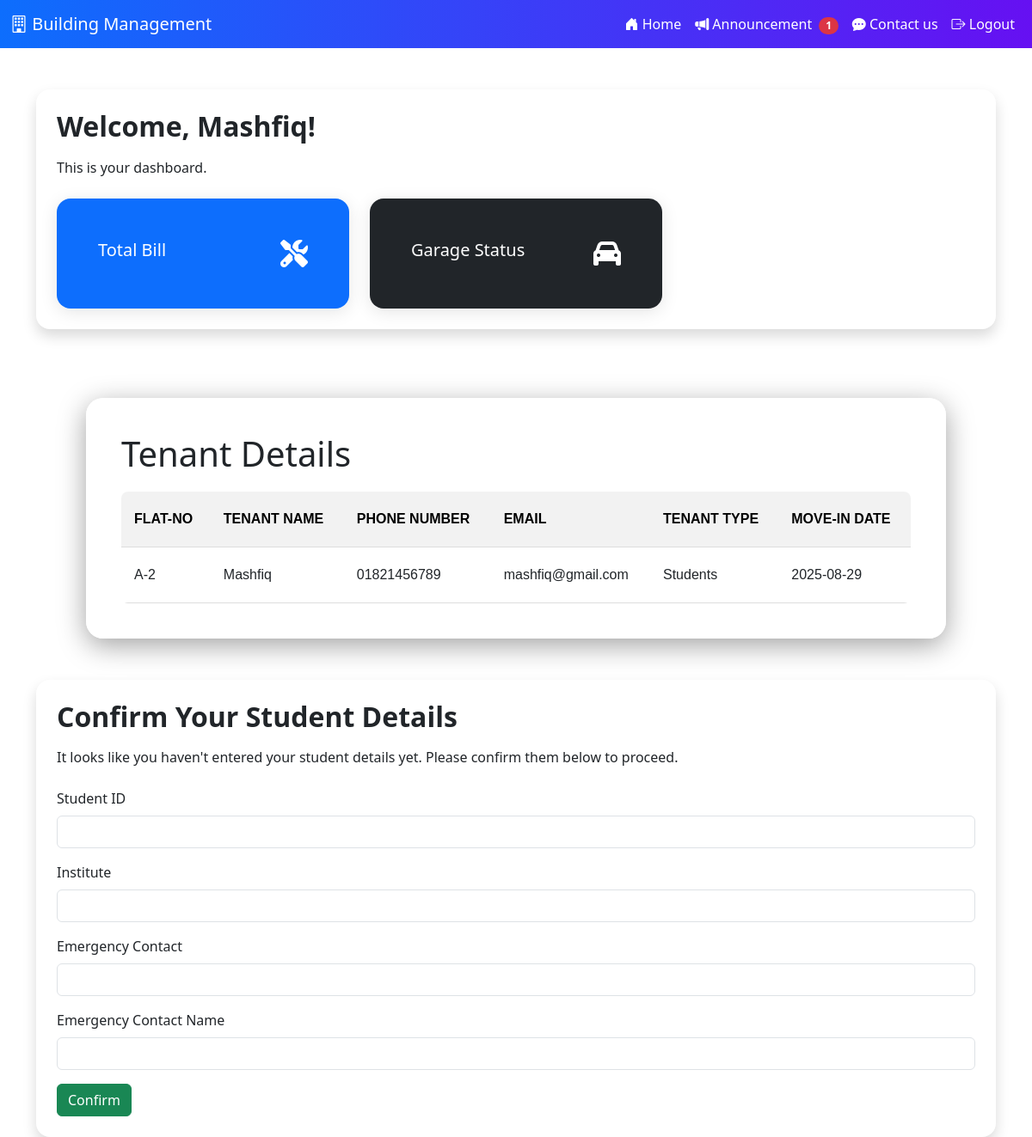
The page /tenant.php (signed in) on the database its author committed.
### tables this page shows
CREATE TABLE `tenants` (
  `flat_no` varchar(10) NOT NULL,
  `tenant_name` varchar(255) DEFAULT NULL,
  `email` varchar(255) DEFAULT NULL,
  `phone_number` varchar(255) NOT NULL,
  `tenant_type` enum('Family','Students') NOT NULL,
  `movein_date` date DEFAULT NULL
);

### tenant.php (the view, shortened to what this page needs)
<?php
require_once("DBconnect.php");
if (isset($_SESSION['phone_number'])) {
    $phone = $_SESSION['phone_number'];
} else {
    header("Location: login.php");
    exit();
}
$tenant_info = null;
$tenant_name = 'Guest';
$stmt = $conn->prepare("SELECT tenant_name, flat_no, tenant_type FROM tenants WHERE `phone_number` = ?");
$stmt->bind_param("s", $phone);
$stmt->execute();
$result = $stmt->get_result();
if ($result->num_rows > 0) {
    $tenant_info = $result->fetch_assoc();
    $tenant_name = $tenant_info['tenant_name'];
}
$family_details_exist = false;
$family_details = null;
$student_details_exist = false;
$student_details = null;
?>
<!DOCTYPE html>
<html>
    <head>
    <link href="https://cdn.jsdelivr.net/npm/bootstrap@5.3.0/dist/css/bootstrap.min.css" rel="stylesheet">
    <link rel="stylesheet" href="https://cdn.jsdelivr.net/npm/bootstrap-icons@1.10.5/font/bootstrap-icons.css">
    <link rel="stylesheet" href="https://cdnjs.cloudflare.com/ajax/libs/font-awesome/6.5.0/css/all.min.css">
    <link rel="stylesheet" href="adminstyle.css">
    </head>
    <body class="body">
        <?php include('navbartenant.php'); ?>
        <main>
            <div class="container mt-5">
                <div class="card shadow p-4">
                    <h2 class="mb-3">Welcome, <?= htmlspecialchars($tenant_name); ?>!</h2>
                    <p class="mb-4">This is your dashboard.</p>
                    <div class="row row-cols-1 row-cols-md-3 g-4">
                        <div class="col">
                            <a href="total_bill.php" class="text-decoration-none">
                                <div class="card text-white bg-primary h-100">
                                    <div class="card-body">
                                        <div class="d-flex align-items-center justify-content-between">
                                            <h5 class="card-title">Total Bill</h5>
                                            <i class="fa-solid fa-screwdriver-wrench fa-2x"></i>
                                        </div>
                                    </div>
                                </div>
                            </a>
                        </div>
                        <div class="col">
                            <a href="tenantgarage.php" class="text-decoration-none">
                                <div class="card text-white bg-dark h-100">
                                    <div class="card-body">
                                        <div class="d-flex align-items-center justify-content-between">
                                            <h5 class="card-title">Garage Status</h5>
                                            <i class="fa-solid fa-car fa-2x"></i>
                                        </div>
                                    </div>
                                </div>
                            </a>
                        </div>
                    </div>
                </div>
            </div>
            <section class="tenants2">
                <div class="tenants_box">
                    <h1>Tenant Details</h1>
                    <table class="tenants_table">
                        <thead>
                            <tr>
                                <th>Flat-no</th>
                                <th>Tenant Name</th>
                                <th>Phone Number</th>
                                <th>Email</th>
                                <th>Tenant Type</th>
                                <th>Move-in Date</th>
                            </tr>
                        </thead>
                        <tbody>
                        <?php
                            try {
                                $stmt = $conn->prepare("SELECT * FROM tenants WHERE `phone_number` = ?");
                                $stmt->bind_param("s", $phone);
                                $stmt->execute();
                                $result = $stmt->get_result();
                                if($result->num_rows > 0){
                                    while($row = $result->fetch_assoc()){
                        ?>
                        <tr>
                            <td><?php echo htmlspecialchars($row["flat_no"]); ?></td>
                            <td><?php echo htmlspecialchars($row["tenant_name"]); ?></td>
                            <td><?php echo htmlspecialchars($row["phone_number"]); ?></td>
                            <td><?php echo htmlspecialchars($row["email"]); ?></td>
                            <td><?php echo htmlspecialchars($row["tenant_type"]); ?></td>
                            <td><?php echo htmlspecialchars($row["movein_date"]); ?></td>
                        </tr>
                        <?php
                                    }
                                } else {
                                    echo '<tr><td colspan="6">No tenant details found.</td></tr>';
                                }
                            } catch (Exception $e) {
                                echo '<tr><td colspan="6" style="color:red;">An error occurred: ' . htmlspecialchars($e->getMessage()) . '</td></tr>';
                            }
                        ?>
                        </tbody>
                    </table>
                </div>
            </section>
            <?php if ($tenant_info && $tenant_info['tenant_type'] === 'Family'): ?>
            <div class="container mt-5">
                <div class="card shadow p-4">
                    <?php if ($family_details_exist): ?>
                        <h2 class="mb-3">Update Family Details</h2>
                        <form action="update_family_details.php" method="POST">
                            <input type="hidden" name="phone_number" value="<?= htmlspecialchars($phone); ?>">
                            <div class="mb-3">
                                <label for="num_of_members" class="form-label">Number of Members</label>
                                <p class="form-control-plaintext">
                                    <?= ($family_details['adults'] ?? 0) + ($family_details['children'] ?? 0); ?>
                                </p>
                            </div>
                            <div class="mb-3">
                                <label for="adults" class="form-label">Adults</label>
                                <input type="number" class="form-control" id="adults" name="adults" value="<?= htmlspecialchars($family_details['adults'] ?? ''); ?>" required>
                            </div>
                            <div class="mb-3">
                                <label for="children" class="form-label">Children</label>
                                <input type="number" class="form-control" id="children" name="children" value="<?= htmlspecialchars($family_details['children'] ?? ''); ?>" required>
                            </div>
                            <button type="submit" class="btn btn-primary">Update</button>
                        </form>
                    <?php else: ?>
                        <h2 class="mb-3">Confirm Your Family Details</h2>
                        <p class="mb-4">It looks like you haven't entered your family details yet. Please confirm them below to proceed.</p>
                        <form action="confirm_family_details.php" method="POST">
                            <input type="hidden" name="phone_number" value="<?= htmlspecialchars($phone); ?>">
                            <div class="mb-3">
                                <label for="adults" class="form-label">Adults</label>
                                <input type="number" class="form-control" id="adults" name="adults" value="0" required min="0">
                            </div>
                            <div class="mb-3">
                                <label for="children" class="form-label">Children</label>
                                <input type="number" class="form-control" id="children" name="children" value="0" required min="0">
                            </div>
                            <button type="submit" class="btn btn-success">Confirm</button>
                        </form>
                    <?php endif; ?>
                </div>
            </div>
            <?php elseif ($tenant_info && $tenant_info['tenant_type'] === 'Students'): ?>
            <div class="container mt-5">
                <div class="card shadow p-4">
                    <?php if ($student_details_exist): ?>
                        <h2 class="mb-3">Update Student Details</h2>
                        <form action="update_student_details.php" method="POST">
                            <input type="hidden" name="phone_number" value="<?= htmlspecialchars($phone); ?>">
                            <div class="mb-3">
                                <label for="student_id" class="form-label">Student ID</label>
                                <input type="text" class="form-control" id="student_id" name="student_id" value="<?= htmlspecialchars($student_details['student_id'] ?? ''); ?>" required>
                            </div>
                            <div class="mb-3">
                                <label for="institute" class="form-label">Institute</label>
                                <input type="text" class="form-control" id="institute" name="institute" value="<?= htmlspecialchars($student_details['institute'] ?? ''); ?>" required>
                            </div>
                            <div class="mb-3">
                                <label for="emergency_contact" class="form-label">Emergency Contact</label>
                                <input type="text" class="form-control" id="emergency_contact" name="emergency_contact" value="<?= htmlspecialchars($student_details['emergency_contact'] ?? ''); ?>" required>
                            </div>
                            <div class="mb-3">
                                <label for="emg_cont_name" class="form-label">Emergency Contact Name</label>
                                <input type="text" class="form-control" id="emg_cont_name" name="emg_cont_name" value="<?= htmlspecialchars($student_details['emg_cont_name'] ?? ''); ?>" required>
                            </div>
                            <button type="submit" class="btn btn-primary">Update</button>
                        </form>
                    <?php else: ?>
                        <h2 class="mb-3">Confirm Your Student Details</h2>
                        <p class="mb-4">It looks like you haven't entered your student details yet. Please confirm them below to proceed.</p>
                        <form action="confirm_student_details.php" method="POST">
                            <div class="mb-3">
                                <label for="student_id" class="form-label">Student ID</label>
                                <input type="text" class="form-control" id="student_id" name="student_id" required>
                            </div>
                            <div class="mb-3">
                                <label for="institute" class="form-label">Institute</label>
                                <input type="text" class="form-control" id="institute" name="institute" required>
                            </div>
                            <div class="mb-3">
                                <label for="emergency_contact" class="form-label">Emergency Contact</label>
                                <input type="text" class="form-control" id="emergency_contact" name="emergency_contact" required>
                            </div>
                            <div class="mb-3">
                                <label for="emg_cont_name" class="form-label">Emergency Contact Name</label>
                                <input type="text" class="form-control" id="emg_cont_name" name="emg_cont_name" required>
                            </div>
                            <button type="submit" class="btn btn-success">Confirm</button>
                        </form>
                    <?php endif; ?>
                </div>
            </div>
            <?php endif; ?>
        </main>
    </body>
</html>

### adminstyle.css (style rules this page uses)
.body { background: linear-gradient(135deg, #e0f7fa, #f1f8e9); font-family: 'Segoe UI', Tahoma, Geneva, Verdana, sans-serif; min-height: 100vh; color: #212529; background-image: url('img/modern-tokyo-street-background.jpg'); background-repeat: no-repeat; background-position: center; background-size: cover; background-attachment: fixed; }
.card, .form-container { background-color: #ffffff; border: none; border-radius: 1rem; box-shadow: 0 4px 20px rgba(0, 0, 0, 0.1); padding: 2rem; }
h2, h3 { color: #212529; font-weight: 600; }
.mt-5 { margin-top: 3rem !important; }
.mb-4 { margin-bottom: 1.5rem !important; }
.tenants2 { margin-top: 80px; max-width: 1000px; width: 95%; margin: 80px auto 0; padding: 40px; background-color: rgba(255, 255, 255, 0.8); backdrop-filter: blur(10px); border-radius: 20px; border: 1px solid rgba(255, 255, 255, 0.2); box-shadow: 0 8px 32px 0 rgba(0, 0, 0, 0.37); display: flex; flex-direction: column; justify-content: center; z-index: 2; }
.tenants_box { overflow-x: auto; }
.tenants_table { width: 100%; border-collapse: collapse; margin-top: 20px; font-family: Arial, sans-serif; border-radius: 8px; overflow: hidden; table-layout: auto; }
.tenants_table th, .tenants_table td { padding: 20px 15px; text-align: left; border-bottom: 1px solid #ddd; white-space: nowrap; }
.tenants_table th { background-color: #f2f2f2; color: #000; font-weight: bold; text-transform: uppercase; }

### rows shown on the page
tenants: tenant_name "Mashfiq", flat_no "A-2", phone_number "01821456789", email "mashfiq@gmail.com", tenant_type "Students", movein_date "2025-08-29"

### other values the page prints
$announcement "1"
